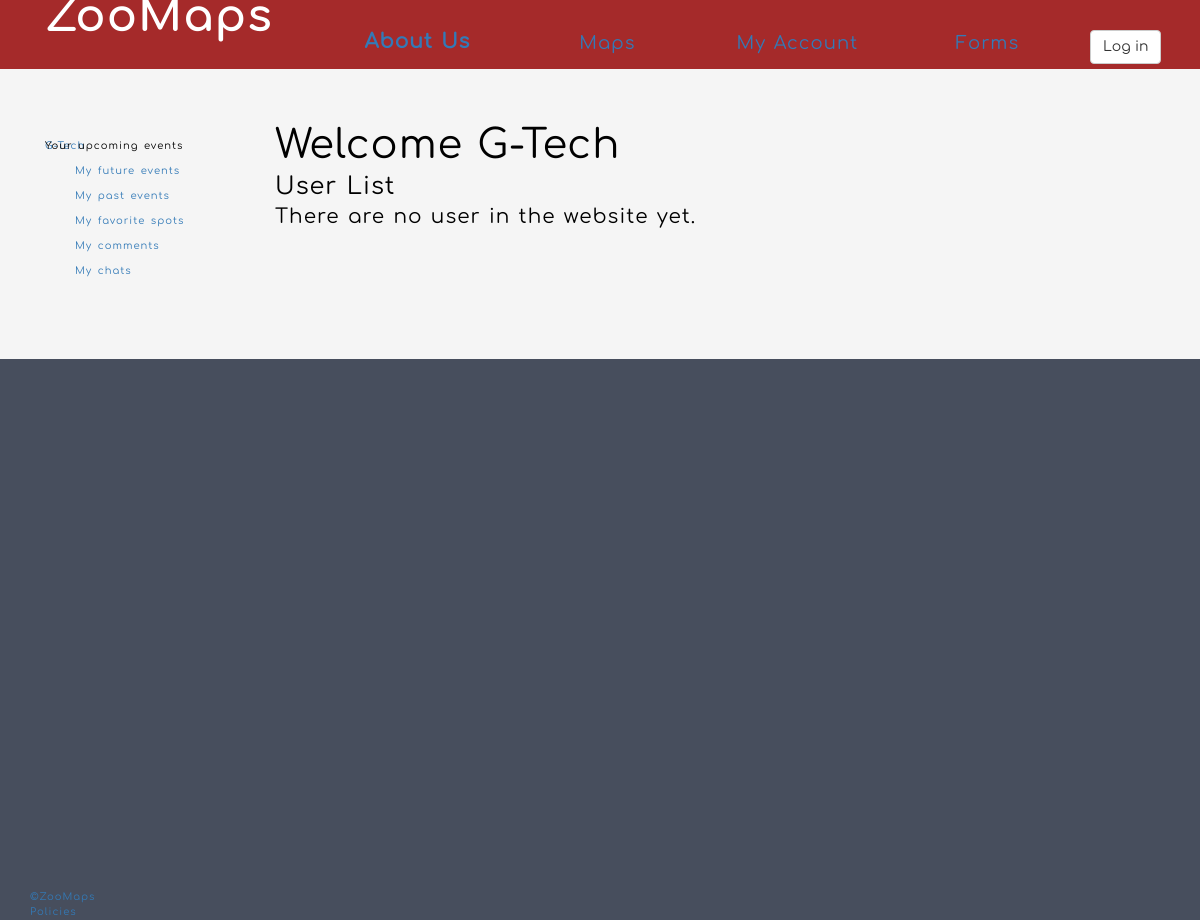
Page /ZooMaps/account/ on the earlier database version.
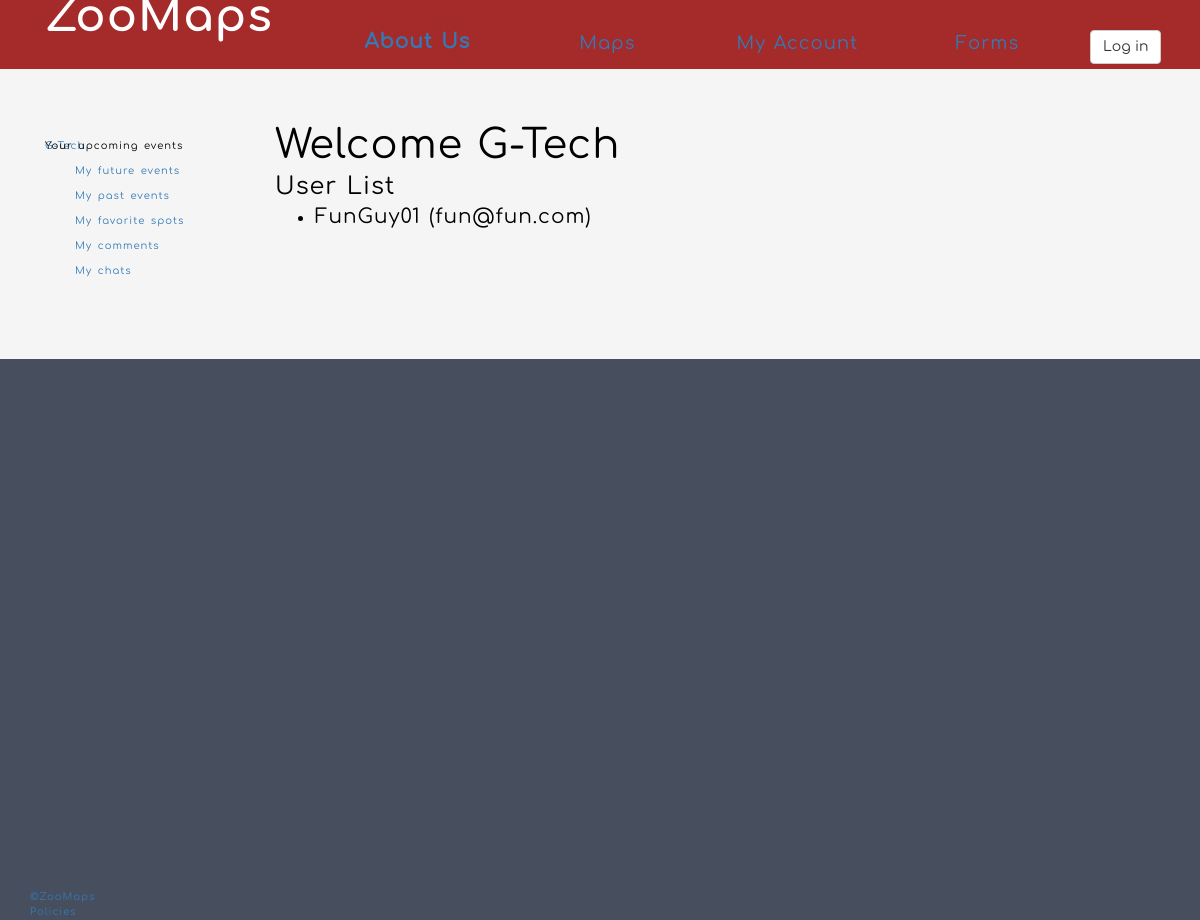
Same page on the later database version.
### ZooMaps/models.py (models this page shows, shortened)
class User(models.Model):
    username = models.CharField(max_length=20, help_text="Enter your username")
    password = models.CharField(max_length=20, help_text="Enter your password", default = "")
    emailAddress = models.CharField(max_length=20, help_text="Enter your email address",default = "")

### ZooMaps/views.py (the view)
# urls.py: path('account/', views.AccountListView.as_view(), name='account'),
class AccountListView(generic.ListView):
    model = User

### ZooMaps/templates/ZooMaps/user_list.html (shortened to what this page needs)
{% extends "base_generic.html" %}
  	{% block leftbar %}
  		<div class="col-md-2">
  			<p><a href="{% url 'account' %}">G-Tech</a></p>
  			<p class="logged"><a href="#">My future events</a></p>
  			<p class="logged"><a href="#">My past events</a></p>
  			<p class="logged"><a href="#">My favorite spots</a></p>
  			<p class="logged"><a href="#">My comments</a></p>
  			<p class="logged"><a href="#">My chats</a></p>
  		</div>
  	{% endblock %}
  	{% block main %}
  		<div class="col-md-6 main account">
  			<p class="account_title">Welcome G-Tech</p>
  			<h3>User List</h3>
    			{% if user_list %}
    				<ul>
      					{% for user in user_list %}
      					<li>
        					{{ user.username }} ({{user.emailAddress}})
      					</li>
      					{% endfor %}
    				</ul>
    			{% else %}
      				<p>There are no user in the website yet.</p>
    			{% endif %}
  		</div>
  	{% endblock %}
  	{% block rightbar %}
  		<div class="col-md-3 right">
  			<p> Your upcoming events </p>
  		</div>
  	{% endblock %}

Differences in the rows shown:
added User: username "FunGuy01", emailAddress "fun@fun.com"
Other differences:
text no longer shown: "There are no user in the website yet."
